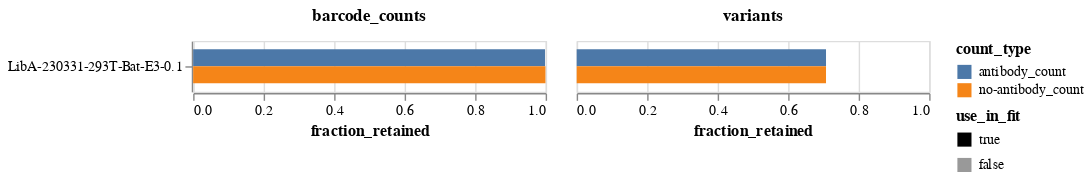

The code cell stored with this chart in its notebook:
### Markdown cell above
Plot the fraction of all barcode counts and the fraction of all variants that are retained.
We typically retain a higher fraction of barcode counts than variants, since the barcode counts are asymmetrically distributed toward some variants, which are more likely to be retained.

### Code cell
frac_retained = (
    prob_escape.melt(
        id_vars=["sample", "concentration", "use_in_fit", "retain", "barcode"],
        value_vars=["antibody_count", "no-antibody_count"],
        var_name="count_type",
        value_name="count",
    )
    .assign(retained_count=lambda x: x["count"] * x["retain"].astype(int))
    .groupby(["sample", "concentration", "use_in_fit", "count_type"], as_index=False)
    .aggregate(
        counts=pd.NamedAgg("count", "sum"),
        retained_counts=pd.NamedAgg("retained_count", "sum"),
        variants=pd.NamedAgg("barcode", "count"),
        retained_variants=pd.NamedAgg("retain", "sum"),
    )
    .assign(
        barcode_counts=lambda x: x["retained_counts"] / x["counts"],
        variants=lambda x: x["retained_variants"] / x["variants"],
    )
    .melt(
        id_vars=["sample", "concentration", "use_in_fit", "count_type"],
        value_vars=["variants", "barcode_counts"],
        var_name="frac_type",
        value_name="fraction_retained",
    )
)

frac_retained_chart = (
    alt.Chart(frac_retained)
    .encode(
        y=alt.Y("sample", title=None, sort=alt.SortField("concentration")),
        x=alt.X("fraction_retained", scale=alt.Scale(domain=[0, 1])),
        yOffset="count_type",
        color="count_type",
        opacity=alt.Opacity(
            "use_in_fit",
            scale=alt.Scale(domain=[True, False], range=[1, 0.4]),
        ),
        column=alt.Column(
            "frac_type",
            title=None,
            header=alt.Header(labelFontWeight="bold", labelFontSize=12),
        ),
        tooltip=[
            alt.Tooltip(c, format=".3f") if c == "fraction_retained" else c
            for c in frac_retained.columns
        ],
    )
    .mark_bar()
    .properties(height=alt.Step(12), width=250)
)

frac_retained_chart

### Figure 1 — Vega-Lite specification as saved in the notebook (floating-point values rounded to 4 significant figures)
{"config": {"view": {"continuousWidth": 300, "continuousHeight": 300}}, "data": {"name": "data-329c282617c34382121e11de5f0f8305"}, "mark": {"type": "bar"}, "encoding": {"color": {"field": "count_type", "type": "nominal"}, "column": {"field": "frac_type", "header": {"labelFontSize": 12, "labelFontWeight": "bold"}, "title": null, "type": "nominal"}, "opacity": {"field": "use_in_fit", "scale": {"domain": [true, false], "range": [1, 0.4]}, "type": "nominal"}, "tooltip": [{"field": "sample", "type": "nominal"}, {"field": "concentration", "type": "quantitative"}, {"field": "use_in_fit", "type": "nominal"}, {"field": "count_type", "type": "nominal"}, {"field": "frac_type", "type": "nominal"}, {"field": "fraction_retained", "format": ".3f", "type": "quantitative"}], "x": {"field": "fraction_retained", "scale": {"domain": [0, 1]}, "type": "quantitative"}, "y": {"field": "sample", "sort": {"field": "concentration"}, "title": null, "type": "nominal"}, "yOffset": {"field": "count_type", "type": "nominal"}}, "height": {"step": 12}, "width": 250, "$schema": "https://vega.github.io/schema/vega-lite/v5.8.0.json", "datasets": {"data-329c282617c34382121e11de5f0f8305": [{"sample": "LibA-230331-293T-Bat-E3-0.1", "concentration": 0.1, "use_in_fit": true, "count_type": "antibody_count", "frac_type": "variants", "fraction_retained": 0.7073}, {"sample": "LibA-230331-293T-Bat-E3-0.1", "concentration": 0.1, "use_in_fit": true, "count_type": "no-antibody_count", "frac_type": "variants", "fraction_retained": 0.7073}, {"sample": "LibA-230331-293T-Bat-E3-0.1", "concentration": 0.1, "use_in_fit": true, "count_type": "antibody_count", "frac_type": "barcode_counts", "fraction_retained": 0.9981}, {"sample": "LibA-230331-293T-Bat-E3-0.1", "concentration": 0.1, "use_in_fit": true, "count_type": "no-antibody_count", "frac_type": "barcode_counts", "fraction_retained": 0.9993}]}}
